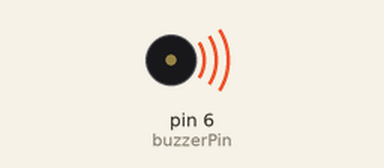
The sketch below on a simulated Arduino Uno, built with avr-gcc and run on an emulated ATmega328P. Parts: buzzer (waves = sounding).

Above: at 1.0 s.
At 11.0 s:
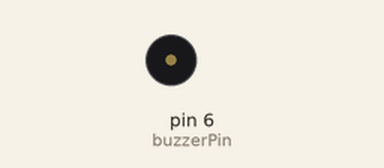
Timing chart, 0 to 15.6 s (numbered marks = the images above):
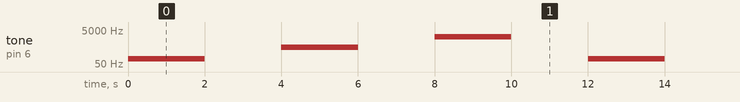

Measured:
- by itself, tone on pin 6 (buzzerPin): repeats every 12.0 s: silent 2.0 s, 500 Hz 2.0 s, silent 2.0 s, 2000 Hz 2.0 s, silent 2.0 s, 100 Hz 2.0 s

The sketch:

piezo_buzzer.ino
```cpp
// Pins
int buzzerPin = 6;

void setup() {

  // Setup pins
  pinMode(buzzerPin, OUTPUT);

}

void loop() {

  // Low frequency
  tone(buzzerPin, 100);
  delay(2000);
  noTone(buzzerPin);
  delay(2000);

  // Medium frequency
  tone(buzzerPin, 500);
  delay(2000);
  noTone(buzzerPin);
  delay(2000);

  // High frequency
  tone(buzzerPin, 2000);
  delay(2000);
  noTone(buzzerPin);
  delay(2000);

}
```
